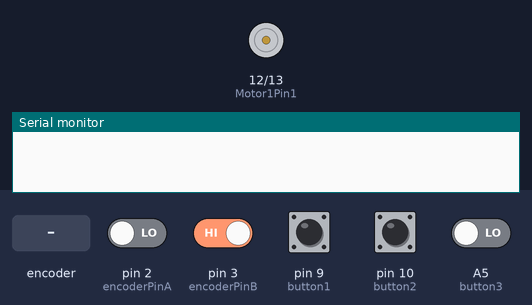
Bench run of a sketch on a simulated Arduino Uno, built with avr-gcc and run on an emulated ATmega328P. Parts: motor-driver pin pairs drawn as motors (green arrow = first pin HIGH = forward, orange = second pin HIGH = backward, longer = more drive, scaled by the enable pin), the last lines printed to the serial monitor. The test bench sets the inputs (shaded band); at power-on: pin 3 (encoderPinB) HIGH, A5 (button3), pin 2 (encoderPinA), pin 9 (button1), pin 10 (button2) LOW.

Above: at 1.2 s.
1.3 s: pin 9 (button1) pulled HIGH for 0.15 s
At 1.8 s:
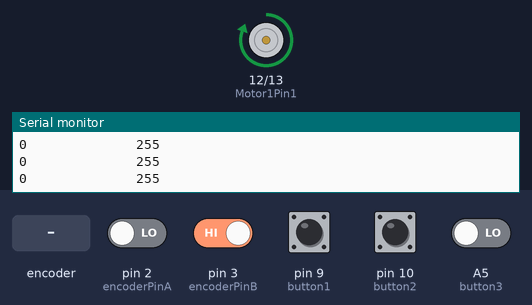
2.9 s: pin 10 (button2) pulled HIGH for 0.15 s
At 4.1 s:
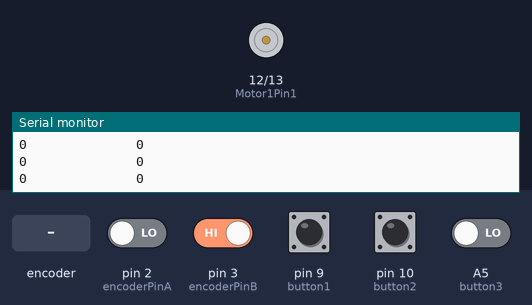
4.5 s: pin 9 (button1) pulled HIGH for 1 s
At 5.4 s:
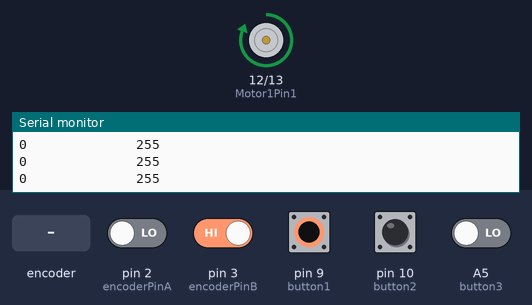
7.0 s: pin 10 (button2) pulled HIGH for 1 s
At 7.3 s:
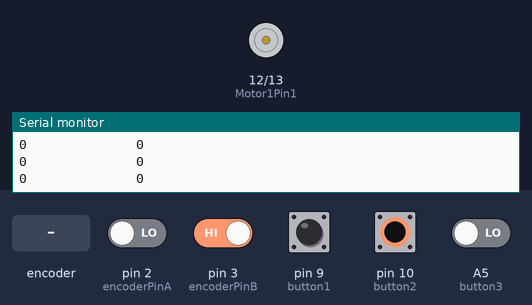
9.5 s: pin 9 (button1) driven HIGH and A5 (button3) driven HIGH
At 10.4 s:
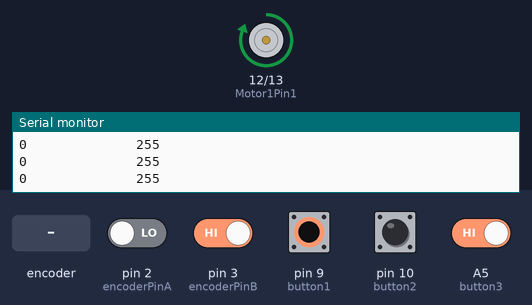
12.5 s: rotary encoder on pin 2 (encoderPinA) / pin 3 (encoderPinB) turned 1 step (first pin leading)
Timing chart, 0 to 15.5 s (numbered marks = the images above; inputs shaded):
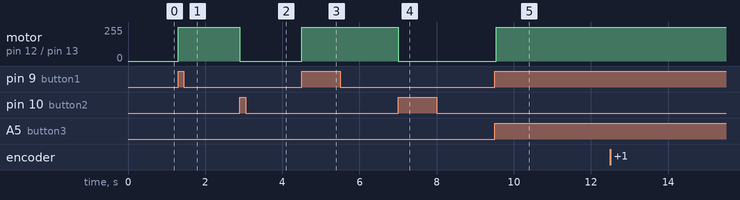

The sketch:

MOTOR_PID_EN.ino
```cpp
#define encoderPinA 2
#define encoderPinB 3
#define PWM1 6
#define Motor1Pin1 12
#define Motor1Pin2 13
#define PWM2
#define Motor2Pin1
#define Motor2Pin2
#define button1 9
#define button2 10
#define button3 A5
//#define button4 A4
//#define button5 A3
//#define button6 A2
//#define button7 A1
//#define piston

int SetPoint;
int PV=0;
int err=0;
double P;
double kP=0.30;
int output;


void setup()
{
  Serial.begin(9600);
  pinMode(encoderPinA, INPUT);
  pinMode(encoderPinB, INPUT);
  pinMode(Motor1Pin1, OUTPUT);
  pinMode(Motor1Pin2, OUTPUT);
  pinMode(PWM1, OUTPUT);
//pinMode(Motor2Pin1, OUTPUT);
//pinMode(Motor2Pin2, OUTPUT);
//pinMode(PWM2, OUTPUT);
  pinMode(button1, INPUT);
  pinMode(button2, INPUT);
  pinMode(button3, INPUT);
//pinMode(button4, INPUT);
//pinMode(button5, INPUT);
//pinMode(button6, INPUT);
//pinMode(button7, INPUT);
  attachInterrupt(0, doEncoderA, RISING);

}

void loop() {

  //up
  if(digitalRead(button1) ==HIGH)
  {
    digitalWrite(Motor1Pin1, HIGH);
    digitalWrite(Motor1Pin2, LOW);
    SetPoint=2300;
    err=SetPoint-PV;
    PID();
  }


  //down
  if(digitalRead(button2) ==HIGH)
  {
    digitalWrite(Motor1Pin1, LOW);
    digitalWrite(Motor1Pin2, HIGH);
    SetPoint=0;
    err=PV-SetPoint;
    PID();
  }
if(digitalRead(button3)==HIGH)
  {
    stopit();
  }


}

void doEncoderA()
{
  if(digitalRead(encoderPinA) == HIGH)
  {
    if(digitalRead(encoderPinB) == LOW)
    {
      PV = PV - 1;
    }
    else
    {
      PV = PV + 1;
    }
   }
   else
  {
    if(digitalRead(encoderPinB) == HIGH)
    {
      PV = PV - 1;
    }
    else
    {
      PV = PV + 1;
    }
  }
}

void PID()
{
  P=kP*err;
  output=P;
  if(output>255)
  {
    output=255;
  }
  if(output<0)
  {
    output=0;
  }
  analogWrite(PWM1, output); //0-255
  Serial.print(PV);
  Serial.print("              ");
  Serial.print(output);
  Serial.println("              ");
}

void stopit()
{
  digitalWrite(Motor1Pin1,LOW);
  digitalWrite(Motor1Pin2, LOW);
  analogWrite(PWM1,0);
}
```

Measured:
- after the input at 1.3 s, motor on pin 12 (Motor1Pin1) / pin 13 (Motor1Pin2): stopped → forward 255/255 at once
- after the input at 2.9 s, motor on pin 12 (Motor1Pin1) / pin 13 (Motor1Pin2): forward 255/255 → stopped at once
- after the input at 4.5 s, motor on pin 12 (Motor1Pin1) / pin 13 (Motor1Pin2): stopped → forward 255/255 at once
- after the input at 7.0 s, motor on pin 12 (Motor1Pin1) / pin 13 (Motor1Pin2): forward 255/255 → stopped at once
- after the input at 9.5 s, motor on pin 12 (Motor1Pin1) / pin 13 (Motor1Pin2): stopped → forward 255/255 at once
